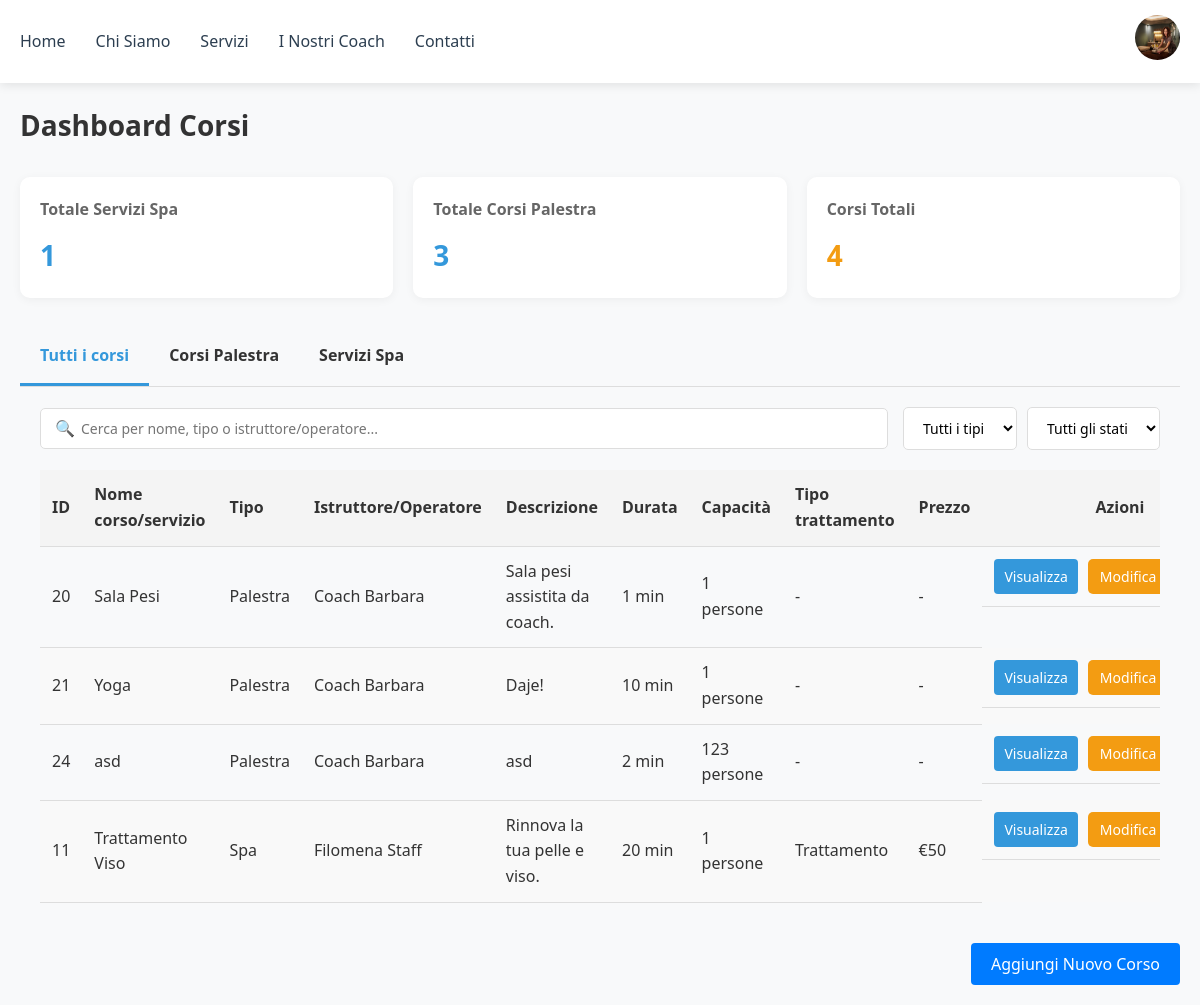
The page /gest-corsi/ (signed in) on the database its author committed.
### users/models.py (models this page shows, shortened)
class User(AbstractBaseUser, PermissionsMixin):
    full_name = models.CharField(max_length=255, default="Nome Cognome")
    email = models.EmailField(unique=True)
    phone = models.CharField(max_length=20, blank=True)
    profile_picture = models.ImageField(
        upload_to="profile_pics/",
        default="profile_pics/def_pfp.png",
        null=True,
        blank=True
    )
    is_active = models.BooleanField(default=True)
    is_staff = models.BooleanField(default=False)
    is_superuser = models.BooleanField(default=False)
    objects = UserManager()
    USERNAME_FIELD = 'email'

### palestra/models.py (models this page shows, shortened)
class GymClass(models.Model):
    name = models.CharField(max_length=100, default="Marco Ros")
    description = models.TextField()
    scheduled = models.DateTimeField(default=timezone.now)
    duration = models.IntegerField(default=45)
    instructor = models.ForeignKey(User, on_delete=models.SET_NULL, null=True, related_name='instructor_classes')
    max_partecipants = models.IntegerField()
    imgs = models.ImageField(upload_to='palestra/', blank=True, null=True, help_text="Carica un'immagine del corso")

### spa/models.py (models this page shows, shortened)
class SpaService(models.Model):
    name = models.CharField(max_length=100)
    description = models.TextField()
    operator = models.ForeignKey(User, on_delete=models.SET_NULL, null=True, related_name='operator_services')
    duration = models.IntegerField(default=45)
    scheduled = models.DateTimeField(default=timezone.now)
    price = models.IntegerField()
    max_partecipants = models.IntegerField(default=1)
    imgs = models.ImageField(upload_to='spa/', blank=True, null=True, help_text="Carica un'immagine del trattamento")
    TYPE_CHOICES = [
        ('massage', 'Massaggio'),
        ('treatment', 'Trattamento'),
        ('ritual', 'Rituale'),
    ]
    type = models.CharField(max_length=20, choices=TYPE_CHOICES, default='massage')

### users/views/courses.py (the view)
# urls.py: path('gest-corsi/', gest_corsi, name='gest-corsi'),
@login_required
@user_passes_test(lambda u: u.is_staff)
def gest_corsi(req):
    now = timezone.now()
    gym = GymClass.objects.filter(scheduled__gte=now)
    spa = SpaService.objects.filter(scheduled__gte=now)
    all_corsi = list(gym) + list(spa)
    instructors = User.objects.filter(is_staff=True).exclude(is_superuser=True)
    ctx = {
        'gym_courses': gym,
        'spa_services': spa,
        'all_courses': all_corsi,
        'total_gym_courses': gym.count(),
        'total_spa_services': spa.count(),
        'instructors': instructors,
        'now': now,
    }
    return render(req, 'users/gest_corsi.html', ctx)

### users/templates/users/gest_corsi.html (shortened to what this page needs)
{% extends 'users/navbar_template.html' %}
{% load static %}
{% block content %}
<!DOCTYPE html>
<html lang="it">
<head>
<link rel="stylesheet" href="{% static 'users/css/gest_pren.css' %}">
<link rel="stylesheet" href="{% static 'users/css/notifications.css' %}">
</head>
<body>
<main class="container">
<div class="dashboard-header">
<h1>Dashboard Corsi</h1>
</div>
<div class="stat-cards">
<div class="stat-card primary">
<h3>Totale Servizi Spa</h3>
<p>{{ total_spa_services }}</p>
</div>
<div class="stat-card primary">
<h3>Totale Corsi Palestra</h3>
<p>{{ total_gym_courses }}</p>
</div>
<div class="stat-card warning">
<h3>Corsi Totali</h3>
<p>{{ total_gym_courses|add:total_spa_services }}</p>
</div>
</div>
<div class="tabs">
<div class="tab active" data-tab="all">Tutti i corsi</div>
<div class="tab" data-tab="gym">Corsi Palestra</div>
<div class="tab" data-tab="spa">Servizi Spa</div>
</div>
<div class="tab-content-container">
<div id="all" class="tab-content active">
<div class="filters">
<div class="search-box">
<span class="search-icon">🔍</span>
<input type="text" id="search-all" placeholder="Cerca per nome, tipo o istruttore/operatore...">
</div>
<div class="filter-group">
<select id="filter-type-all">
<option value="">Tutti i tipi</option>
</select>
<select id="filter-status-all">
<option value="">Tutti gli stati</option>
</select>
</div>
</div>
<div class="table-container">
<table>
<thead>
<tr>
<th>ID</th>
<th>Nome corso/servizio</th>
<th>Tipo</th>
<th>Istruttore/Operatore</th>
<th>Descrizione</th>
<th>Durata</th>
<th>Capacità</th>
<th>Tipo trattamento</th>
<th>Prezzo</th>
<th>Azioni</th>
</tr>
</thead>
<tbody>
{% for course in all_courses %}
<tr data-scheduled="{{ course.scheduled|date:'Y-m-d\\TH:i' }}"
    {% if course not in gym_courses %}data-price="{{ course.price }}"{% endif %}
    data-type="{% if course in gym_courses %}gym{% else %}spa{% endif %}"
    {% if course in gym_courses %}data-max-partecipants="{{ course.max_partecipants }}"{% endif %}>
<td>{{ course.id }}</td>
<td>{{ course.name }}</td>
<td>{% if course in gym_courses %}Palestra{% else %}Spa{% endif %}</td>
<td>{% if course in gym_courses %}{{ course.instructor.full_name }}{% else %}{{ course.operator.full_name }}{% endif %}</td>
<td>{{ course.description }}</td>
<td>{{ course.duration }} min</td>
<td>{{ course.max_partecipants }} persone</td>
<td>{% if course in gym_courses %}-{% else %}{{ course.get_type_display }}{% endif %}</td>
<td>{% if course in gym_courses %}-{% else %}€{{ course.price }}{% endif %}</td>
<td class="actions">
<button class="btn btn-view" data-id="{{ course.id }}" data-type="{% if course in gym_courses %}gym{% else %}spa{% endif %}">Visualizza</button>
<button class="btn btn-edit" data-id="{{ course.id }}" data-type="{% if course in gym_courses %}gym{% else %}spa{% endif %}">Modifica</button>
</td>
</tr>
{% empty %}
<tr>
<td colspan="10" class="no-data">Nessun corso disponibile</td>
</tr>
{% endfor %}
</tbody>
</table>
</div>
</div>
</div>
<div style="margin-top: 20px; text-align: right;">
<button id="add-course-btn" class="btn btn-primary">Aggiungi Nuovo Corso</button>
</div>
</main>
</body>
</html>
{% endblock %}

### users/templates/users/navbar_template.html (shortened to what this page needs)
{% load static %}
<!DOCTYPE html>
<html lang="it">
<head>
    <link rel="stylesheet" href="{% static 'users/css/home.css' %}">
</head>
<body>
    <header>
        <nav class="navbar">
            <ul class="nav-links">
                <li><a href="{% url 'home' %}#home">Home</a></li>
                <li><a href="{% url 'home' %}#about">Chi Siamo</a></li>
                <li><a href="{% url 'home' %}#services">Servizi</a></li>
                <li><a href="{% url 'home' %}#coaches">I Nostri Coach</a></li>
                <li><a href="{% url 'home' %}#contact">Contatti</a></li>
            </ul>
            <div class="header-actions">
                {% if user.is_authenticated %}
                    <div class="dropdown">
                        <img
                            src="{{ user.profile_picture.url }}"
                            alt="Immagine profilo utente"
                            class="user-profile-pic"
                        >
                    </div>
                {% else %}
                    <button class="login-btn" onclick="window.location.href='{% url 'login' %}?tab=login'">Login</button>
                    <button class="register-btn" onclick="window.location.href='{% url 'login' %}?tab=register'">Registrati</button>
                {% endif %}
            </div>
        </nav>
    </header>
{% block content %}{% endblock %}
</body>
</html>

### users/static/users/css/home.css (style rules this page uses)
* { margin: 0; padding: 0; box-sizing: border-box; }
:root { --primary-color: #2C3E50; --secondary-color: #34495E; --accent-color: #3498DB; --background-color: #F4F6F7; --text-color: #2C3E50; --white: #FFFFFF; }
.container { max-width: 1200px; margin: 0 auto; }
body { font-family: 'Inter', sans-serif; line-height: 1.6; background-color: var(--background-color); color: var(--text-color); }
header { position: fixed; top: 0; width: 100%; background-color: var(--white); box-shadow: 0 2px 10px rgba(0, 0, 0, 0.05); z-index: 1000; padding: 15px 0; }
header nav { max-width: 1200px; margin: 0 auto; display: flex; justify-content: space-between; align-items: center; padding: 0 20px; }
header nav ul { display: flex; list-style: none; gap: 30px; }
header nav ul li a { text-decoration: none; color: var(--primary-color); font-weight: 500; transition: color 0.3s ease; position: relative; }
header nav ul li a::after { content: ''; position: absolute; width: 0; height: 2px; bottom: -5px; left: 0; background-color: var(--accent-color); transition: width 0.3s ease; }
.header-actions { display: flex; gap: 20px; }
.dropdown { position: relative; display: inline-block; }
.user-profile-pic { width: 45px; height: 45px; border-radius: 50%; cursor: pointer; transition: transform 0.2s ease; }

### users/templates/users/gest_corsi.html (style rules this page uses)
.btn-primary { background-color: #007bff; color: white; border: none; padding: 10px 20px; border-radius: 4px; cursor: pointer; font-size: 1rem; font-weight: 500; transition: background 0.2s; }
.btn-view { background-color: #3498db; color: white; border: none; padding: 5px 10px; border-radius: 4px; cursor: pointer; margin-right: 5px; }
.actions { display: flex; gap: 5px; justify-content: center; }
th:last-child { text-align: center; }

### rows shown on the page
User: profile_picture (picture)
GymClass: id "20", name "Sala Pesi", shows "Palestra", instructor.full_name "Coach Barbara", description "Sala pesi assistita da coach.", duration "1", max_partecipants "1"
GymClass: id "21", name "Yoga", shows "Palestra", instructor.full_name "Coach Barbara", description "Daje!", duration "10", max_partecipants "1"
GymClass: id "24", name "asd", shows "Palestra", instructor.full_name "Coach Barbara", description "asd", duration "2", max_partecipants "123"
SpaService: id "11", name "Trattamento Viso", shows "Spa", operator.full_name "Filomena Staff", description "Rinnova la tua pelle e viso.", duration "20", max_partecipants "1", type "Trattamento", price "50"

### other values the page prints
{{ total_spa_services }} "1"
{{ total_gym_courses }} "3"
{{ total_gym_courses|add:total_spa_services }} "4"
